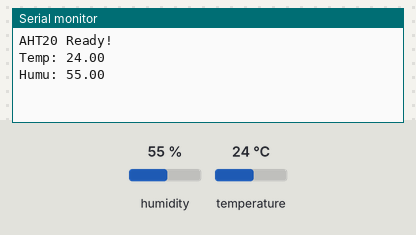
Bench run of a sketch on a simulated Arduino Uno, built for the host (arithmetic inside an expression is 32-bit, double 64-bit). Shown: the last lines printed to the serial monitor. Inputs (shaded band) come from the test bench; at power-on: humidity 55 %, temperature 24 °C.

Above: at 2.9 s.
3.0 s: humidity set to 22 %
At 4.4 s:
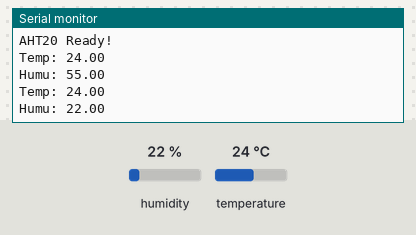
4.5 s: temperature set to 12 °C
6.0 s: humidity set to 40 %
At 6.5 s:
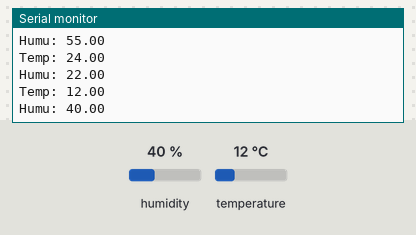
Timing chart, 0 to 9.0 s (numbered marks = the images above; inputs shaded):
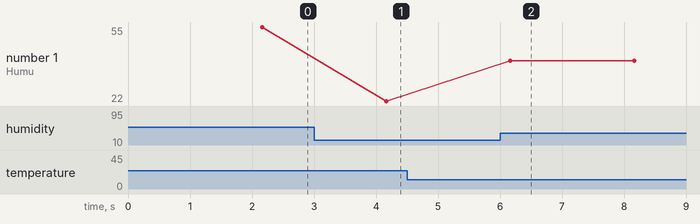

Measured:
- after the input at 3.0 s, the serial monitor: prints a new line after 1.2 s (image 1)
- after the input at 6.0 s, the serial monitor: prints a new line after 0.16 s (image 2)
- plotted number 1: 55 → 22 after the input at 3.0 s, 22 → 40 after the input at 6.0 s

The sketch:

Simple_AHT20.ino
```cpp
#include <Adafruit_AHTX0.h>
#include <Wire.h>

Adafruit_AHTX0 aht;

unsigned long lastRead = 0;
float Temp = 0;
float Hum = 0;

void setup()
{
  Serial.begin(115200);
  Wire1.begin();

  if (!aht.begin(&Wire1))
  {
    Serial.println("Not Found AHT20 !");
    while (1)
      delay(10);
  }
  Serial.println("AHT20 Ready!");
}

void loop()
{
  if (millis() - lastRead >= 2000)
  {
    lastRead = millis();

    Temp = Get_Temp_Hum('T');
    Hum = Get_Temp_Hum('H');

    Serial.print("Temp: ");
    Serial.println(Temp);
    Serial.print("Humu: ");
    Serial.println(Hum);
  }
}
////////////////////////////////////////////////
float Get_Temp_Hum(char type)
{
  sensors_event_t humidity, temp;
  aht.getEvent(&humidity, &temp);

  if (type == 'T')
  {
    return temp.temperature;
  }
  else if (type == 'H')
  {
    return humidity.relative_humidity;
  }
  else
  {
    return 0;
  }
}
```
